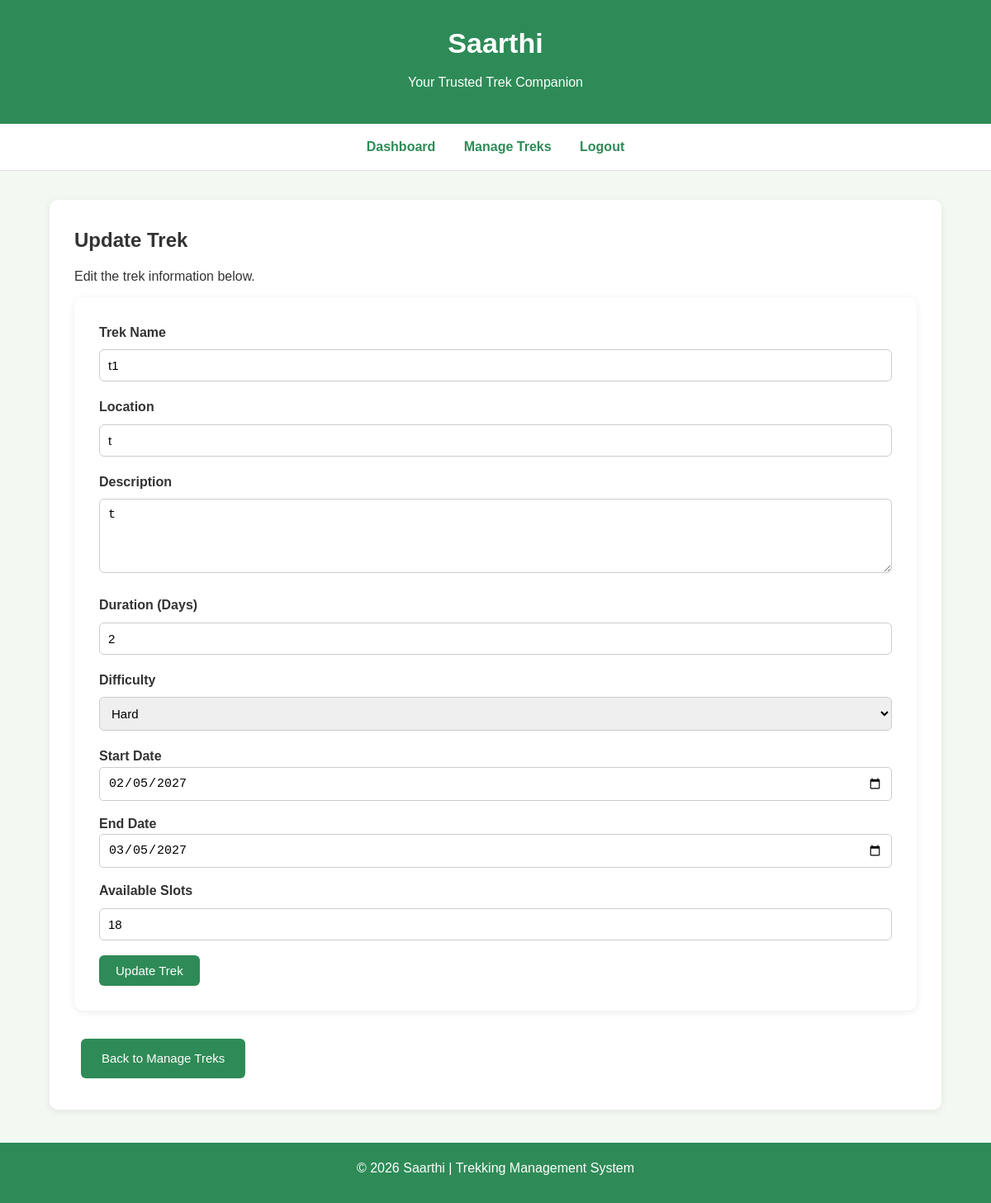
/update_trek/1 (signed in), run on the app's committed database.
### app.py (models this page shows)
class Trekking_table(db.Model):
    id = db.Column(db.Integer, primary_key=True)
    name = db.Column(db.String(100), nullable=False)
    location = db.Column(db.String(100), nullable=False)
    user_id = db.Column(db.Integer, db.ForeignKey('user.id'), nullable=False)
    description = db.Column(db.Text, nullable=False)
    duration = db.Column(db.Integer, nullable=False)
    start_date = db.Column(db.Date, nullable=False)
    end_date = db.Column(db.Date, nullable=False)
    difficulty = db.Column(db.String(20), default="Easy")
    staff_id = db.Column(db.Integer, db.ForeignKey('staff.id'))
    available_slots = db.Column(db.Integer, default=20)
    status = db.Column(db.String(20), default="Upcoming")
    progress = db.Column(db.String(20), default="Not Started")

### app.py (the view, shortened to what this page needs)
@app.route("/update_trek/<int:trek_id>", methods=["GET", "POST"])
def update_trek(trek_id):
    if "user_id" not in session:
        return redirect("/login")
    if session.get("role") != "admin":
        return "Access Denied"
    trek = Trekking_table.query.get_or_404(trek_id)
    return render_template(
        "Admin/update_trek.html",
        trek=trek
    )

### templates/Admin/update_trek.html (shortened to what this page needs)
<!doctype html>
<html lang="en">
  <head>
    <link
      rel="stylesheet"
      href="{{ url_for('static', filename='css/style.css') }}"
    />
  </head>
  <body>
    <header>
      <h1>Saarthi</h1>
      <p>Your Trusted Trek Companion</p>
    </header>
    <nav>
      <a href="/admin_dashboard">Dashboard</a>
      <a href="/treks">Manage Treks</a>
      <a href="/logout">Logout</a>
    </nav>
    <div class="container">
      <div class="card">
        <h2>Update Trek</h2>
        <p>Edit the trek information below.</p>
        <form method="POST">
          <label>Trek Name</label>
          <input type="text" name="name" value="{{ trek.name }}" required />
          <label>Location</label>
          <input
            type="text"
            name="location"
            value="{{ trek.location }}"
            required
          />
          <label>Description</label>
          <textarea name="description" required>
{{ trek.description }}</textarea
          >
          <label>Duration (Days)</label>
          <input
            type="number"
            name="duration"
            value="{{ trek.duration }}"
            required
          />
          <br />
          <label>Difficulty</label>
          <select name="difficulty" required>
            <option {% if trek.difficulty =="Hard" %}selected{% endif %}>
              Hard
            </option>
          </select>
          <label>Start Date</label>
          <input
            type="date"
            name="start_date"
            value="{{ trek.start_date }}"
            required
          />
          <label>End Date</label>
          <input type="date" name="end_date" value="{{ trek.end_date }}">
          <label>Available Slots</label>
          <input
            type="number"
            name="available_slots"
            value="{{ trek.available_slots }}"
            min="1"
            required
          />
          <input type="submit" value="Update Trek" />
        </form>
        <br />
        <a href="/treks" class="btn">Back to Manage Treks</a>
      </div>
    </div>
    <footer>
      <p>© 2026 Saarthi | Trekking Management System</p>
    </footer>
  </body>
</html>

### static/css/style.css (style rules this page uses)
* { margin:0; padding:0; box-sizing:border-box; }
body { font-family:Arial, Helvetica, sans-serif; background:#f4f8f3; color:#333; line-height:1.6; }
header { background:#2e8b57; color:white; text-align:center; padding:25px; }
header h1 { font-size:34px; margin-bottom:8px; }
header p { font-size:16px; }
nav { background:white; text-align:center; padding:15px; border-bottom:1px solid #dddddd; }
nav a { color:#2e8b57; text-decoration:none; margin:0 15px; font-weight:bold; }
.container { width:90%; max-width:1100px; margin:35px auto; }
.card { background:white; padding:30px; border-radius:10px; box-shadow:0 2px 8px rgba(0,0,0,0.08); margin-bottom:30px; }
.btn { display:inline-block; background:#2e8b57; color:white; text-decoration:none; padding:12px 25px; border-radius:6px; margin:8px; border:none; cursor:pointer; font-size:15px; }
form { background:white; padding:30px; border-radius:10px; box-shadow:0 2px 8px rgba(0,0,0,0.08); }
label { font-weight:bold; }
input[type=text], input[type=email], input[type=password], input[type=number], select, textarea { width:100%; padding:10px; margin-top:8px; margin-bottom:18px; border:1px solid #cccccc; border-radius:6px; font-size:15px; }
input[type="date"] { width:100%; padding:10px; border:1px solid #ccc; border-radius:5px; margin-bottom:15px; font-size:15px; box-sizing:border-box; }
textarea { resize:vertical; min-height:90px; }
input[type=submit], button { background:#2e8b57; color:white; border:none; padding:10px 20px; border-radius:6px; cursor:pointer; font-size:15px; }
h1 { margin-bottom:15px; }
h2 { margin-bottom:12px; }
p { margin-bottom:12px; }
a { color:#2e8b57; }
footer { margin-top:40px; background:#2e8b57; color:white; text-align:center; padding:18px; }

### data on the page
Trekking_table: name "t1", location "t", description "t", duration "2", difficulty "Hard", start_date "02/05/2027", end_date "03/05/2027", available_slots "18"
